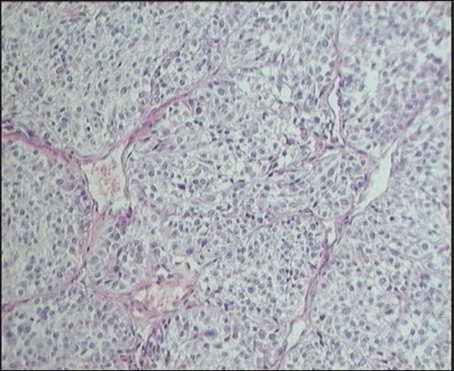
//> input picture Practica3 Resuelta/usm_enhance/Data/cells.png, 454 x 371 px
$ ./usm_enhanceV2 Data/cells.png out.png   (built with g++ and OpenCV 4)
//> lines starting //> are read from the running program, lines starting //| are printed output that depends on the picture
//> further down, in is the input picture: 371 rows x 454 cols, CV_8UC3; mean B, G, R 180.5, 174, 171.5
/*!
  Esto es un esqueleto de programa para usar en las prácticas
  de Visión Artificial.

  Se supone que se utilizará OpenCV.

  Para compilar, puedes ejecutar:
    g++ -Wall -o esqueleto esqueleto.cc `pkg-config opencv --cflags --libs`

*/

#include <iostream>
#include <exception>

//Includes para OpenCV, Descomentar según los módulo utilizados.
#include <opencv2/core/core.hpp>
#include <opencv2/core/utility.hpp>
#include <opencv2/highgui/highgui.hpp>
#include <opencv2/imgproc/imgproc.hpp>
//#include <opencv2/calib3d/calib3d.hpp>

const cv::String keys =
    "{help h usage ? |      | print this message   }"
    "{r              |1     | Window's radius. Default 1.}"
    "{g              |1.0   | Enhance's gain. Default 1.0}"
    "{c              |      | Use circular convolution.}"
    "{f              |0     | Filter type: 0->Box, 1->Gaussian. Default 0.}"
    "{@input         |<none>| input image.}"
    "{@output        |<none>| output image.}"
    ;


/**
 * @brief Return a box filter.
 * @arg[in] r is the filter's radius.
 * @pre r>0;
 * @post retV.rows==retV.cols==2*r+1
 * @post cv::sum(retV)==1.0
 */

cv::Mat fsiv_create_box_filter(const float r)
{
//> called with r = 1
    CV_Assert(r>0);


    cv::Mat M(2*r+1,2*r+1, CV_32FC1);


    for(int i = 0; i < M.rows; i++)
    {
    	for(int j = 0; j < M.cols; j++)
    	{

    		M.at<float>(i,j) = 1/((2*r+1) * (2*r + 1));
    	}
    }

    CV_Assert(M.rows==2*r+1);
    CV_Assert(M.cols==2*r+1);
    //CV_Assert(cv::sum(M)[0]== 1);

    return M;
}

/**
 * @brief Return a Gaussian filter.
 * @arg[in] r is the filter's radius.
 * @pre r>0;
 * @post retV.rows==retV.cols==2*r+1
 * @post cv::sum(retV)==1.0
 */
cv::Mat fsiv_create_gaussian_filter(const int r)
{
    CV_Assert(r>0);

    //TODO

    return cv::Mat();
}

/**
 * @brief Expand an image with zero padding.
 * @arg[in] in is the input image.
 * @arg[in] r is the window's radius to expand.
 * @return the expanded image.
 * @pre !in.empty()
 * @pre r>0
 * @post retV.type()==in.type()
 * @post retV.rows==in.rows+2*r
 * @post retV.cols==in.cols+2*r
 */
cv::Mat fsiv_fill_expansion(cv::Mat const& in, const int r)
{
//> called with r = 1
    CV_Assert(!in.empty());
    CV_Assert(r>0);

    cv::Mat expansion;
    expansion = cv::Mat::zeros(in.rows+2*r,in.cols+2*r, CV_32FC1);

	    for(int i = r; i < expansion.rows - r; i++)
	    {
	    	for(int j = r; j < expansion.cols - r; j++)
	    	{
	    		expansion.at<float>(i,j) = in.at<float>(i - r,j - r);
	    	}
	    }
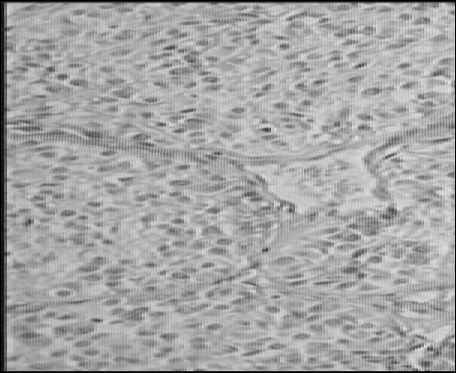
//> expansion: 373 rows x 456 cols, CV_32FC1; min 0, max 0.906, mean 0.645

    //CV_Assert(expansion.type()==in.type());
    CV_Assert(expansion.rows==in.rows+2*r);
    CV_Assert(expansion.cols==in.cols+2*r);

    return expansion;
}

/**
 * @brief Circular expansion of an image.
 * @arg[in] in is the input image.
 * @arg[in] r is the window's radius to expand.
 * @return the expanded image.
 * @pre !in.empty()
 * @pre in.type()==CV_32FC1
 * @pre r>0
 * @post retV.type()==in.type()
 * @post retV.rows==in.rows+2*r
 * @post retV.cols==in.cols+2*r
 */
cv::Mat fsiv_circular_expansion(cv::Mat const& in, const int r)
{
    CV_Assert(!in.empty());
    CV_Assert(in.type()==CV_32FC1);
    CV_Assert(r>0);


    return cv::Mat();
}
/**
 * @brief Compute the digital convolution.
 * By default the input image is expanded with zero padding.
 * Note: Code from scracth. Use cv::filter2D() is not allowed.
 * @arg[in] in is the input image.
 * @arg[in] filter is the filter to be applied.
 * @arg[in] circular if it is true, the input image is expanded following a circular fashion.
 * @pre !in.empty() && !filter.empty()
 * @pre (filter.rows % 2) >0
 * @pre (filter.cols % 2) >0
 * @pre in.type()==CV_32FC1 && filter.type()==CV_32FC1.
 * @post ret.type()==CV_32FC1 && ret.size == in.size.
 */
cv::Mat fsiv_convolve(cv::Mat const& in, cv::Mat const& filter, const bool circular=false)
{
//> called with circular = false
    CV_Assert(!in.empty() && !filter.empty());
    CV_Assert((filter.rows%2 >0 ) && (filter.cols%2 >0));
    CV_Assert(in.type()==CV_32FC1);
    CV_Assert(filter.type()==CV_32FC1);

    cv::Mat salida(in.rows, in.cols, CV_32FC1);

    float total;

    int aux1, aux2, aux3, aux4;

    	for(int i = 1; i < in.rows - 1; i++)
    	{
    		for(int j = 1; j < in.cols - 1; j++)
    		{
                    total = 0;

                    for(int k = -1; k <= filter.rows/2; k++)
                    {
                    	for(int l = -1; l <= filter.rows/2; l++)
                    	{
                    		total += filter.at<float>(l + 1,k + 1) * in.at<float>(i - l, j - k);
                    	}
                    }

    			salida.at<float>(i,j) = total;
    	}
    			//std::cout<<total<<std::endl;
    			//std::cout<<"prueba"<<std::endl;

    }
//> this loop made 371 passes
//> total on passes 1 to 3: 0.0845, 0.18, 0.282
//> after the loop, total = 0.178

    return salida;
}

/**
 * @brief Apply an unsharp mask enhance to the input image.
 * @arg[in] in is the input image.
 * @arg[in] g is the enhance's gain.
 * @arg[in] r is the window's radius.
 * @arg[in] filter_type specifies which filter to use. 0->Box, 1->Gaussian.
 * @arg[in] circular specifies if it is true, it be used circular expansion to do the convolution, else it is used zero padding.
 * @pre !in.empty()
 * @pre in.type()==CV_32FC1
 * @pre g>=0.0
 * @pre r>0
 * @pre filter_type is {0, 1}
 */
cv::Mat fsiv_usm_enhance(cv::Mat  const& in, float g=1.0, int r=1,
                         int filter_type=0, bool circular=false)
{
    CV_Assert(!in.empty());
    //CV_Assert(in.type()==CV_32FC1);
    CV_Assert(r>0);
    CV_Assert(g>=0.0);

    cv::Mat filter;

    if(filter_type == 0)
    {
    	filter = fsiv_create_box_filter(r);
    }

    cv::Mat expansion = fsiv_fill_expansion(in, r);

    // std::cout<<expansion<<std::endl;

    cv::Mat convolution = fsiv_convolve(expansion, filter, false);

    cv::Mat resultado = (g + 1)*expansion - (g*convolution);
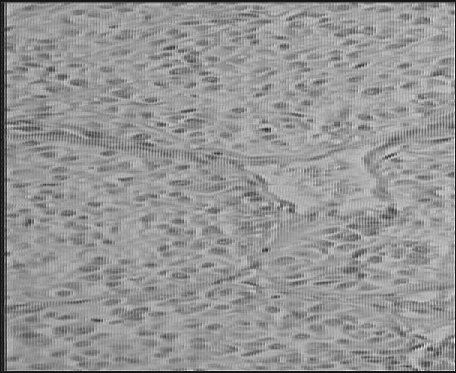
//> resultado: 373 rows x 456 cols, CV_32FC1; min -0.115, max 1.18, mean 0.646; drawn with min black and max white

    return resultado;
}

/**
 * @brief Application State.
 * Use this structure to maintain the state of the application
 * that will be passed to the callbacks.
 */
struct UserData
{
    //Use this type if you implement a GUI.
};

/** @brief Standard trackbar callback
 * Use this function an argument for cv::createTrackbar to control
 * the trackbar changes.
 *
 * @arg v give the trackbar position.
 * @arg user_data allow to pass user data to the callback.
 */
void on_change_r(int v, void * user_data_)
{
    UserData * user_data = static_cast<UserData*>(user_data_);
    //Use this callback if you implement a GUI.
}

/**
 * @brief Standard trackbar callback
 * Use this function an argument for cv::createTrackbar to control
 * the trackbar changes.
 *
 * @arg v give the trackbar position.
 * @arg user_data allow to pass user data to the callback.
 */
void on_change_g(int v, void * user_data_)
{
    UserData * user_data = static_cast<UserData*>(user_data_);
    //Use this callback if you implement a GUI.
}

/**
 * @brief Standard trackbar callback
 * Use this function an argument for cv::createTrackbar to control
 * the trackbar changes.
 *
 * @arg v give the trackbar position.
 * @arg user_data allow to pass user data to the callback.
 */
void on_change_f(int v, void * user_data_)
{
    UserData * user_data = static_cast<UserData*>(user_data_);
    //Use this callback if you implement a GUI.
}

/**
 * @brief Standard button callback
 * Use this function an argument for cv::createTrackbar to control
 * the trackbar changes.
 *
 * @arg state give the button's state.
 * @arg user_data allow to pass user data to the callback.
 */
void on_change_c(int state, void *user_data_)
{
    UserData * user_data = static_cast<UserData*>(user_data_);
    //Use this callback if you implement a GUI.
}

int
main (int argc, char* const* argv)
{
    int retCode=EXIT_SUCCESS;

    try {
        cv::CommandLineParser parser(argc, argv, keys);
        parser.about("Apply an unsharp mask enhance to an image.");
        if (parser.has("help"))
        {
            parser.printMessage();
            return EXIT_SUCCESS;
        }

        //TODO
        //manage the CLI parameters.

        cv::String input_n = parser.get<cv::String>("@input");
        cv::String output_n = parser.get<cv::String>("@output");
        if (!parser.check())
        {
            parser.printErrors();
            return EXIT_FAILURE;
        }

        float g = parser.get<float>("g");
        float r = parser.get<float>("r");

        cv::Mat in = cv::imread(input_n, cv::IMREAD_UNCHANGED);
        if (in.empty())
        {
            std::cerr << "Error: could not open input image '" << input_n
                      << "'." << std::endl;
            return EXIT_FAILURE;
        }
        cv::namedWindow(input_n);
	        cv::imshow(input_n, in);

        in.convertTo(in, CV_32FC1);
        in*= 1./255;

         cv::Mat img_2 = fsiv_usm_enhance(in, g, r, 0, false);

	        cv::namedWindow(output_n);

	       	cv::imshow(output_n, img_2);

	       	std::cout << "Pulsa ESC para salir sin guardar, o cualquier letra para guardar." << std::endl;

    		int key = (cv::waitKey(0) & 0xff);
//> the space key is pressed

		      // Si key != 27, se habrá pulsado cualquier tecla, y crearemos un fichero con la nueva imagen
		      if (key != 27)
		      {
		        std::cout << "Guardando imagen..." << std::endl;

		        cv::imwrite(output_n, img_2);
		      }

		      // Si key == 27, destruimos todo sin guardar
		      else if(key == 27)
		      {
		        std::cout << "Saliendo sin guardar..." << std::endl;
		        cv::destroyAllWindows();
		      }


    }
    catch (std::exception& e)
    {
        std::cerr << "Capturada excepcion: " << e.what() << std::endl;
        retCode = EXIT_FAILURE;
    }
    return retCode;
}
